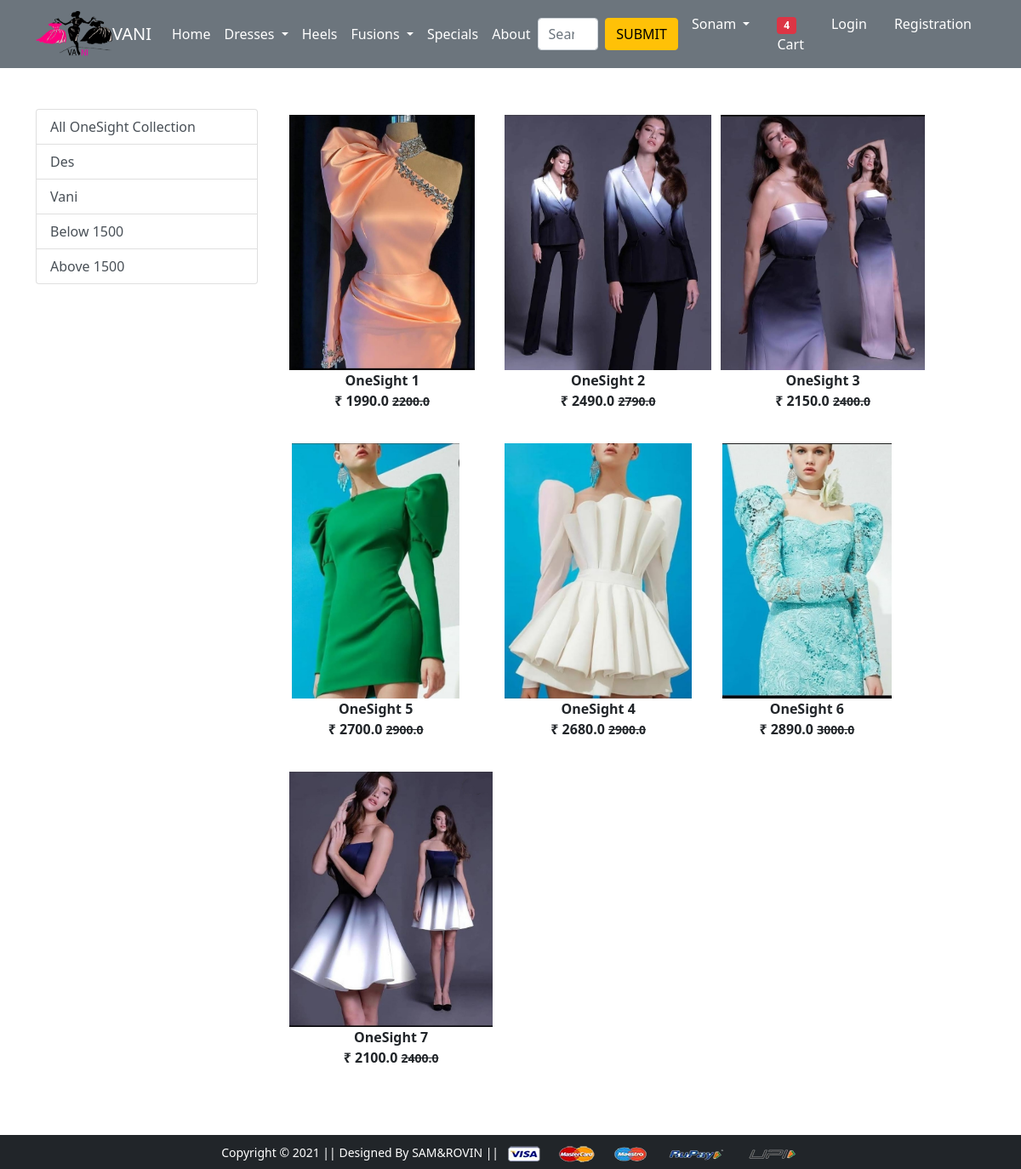
The app's page /onesight/ with its own data.
### app/models.py (models this page shows)
class Product(models.Model):
    title= models.CharField(max_length=100)
    selling_price = models.FloatField()
    discounted_price = models.FloatField()
    description = models.TextField()
    brand = models.CharField(max_length=100)
    category = models.CharField(choices=CATEGORY_CHOICES,max_length=2)
    product_image = models.ImageField(upload_to ='productimg')

### app/views.py (the view)
# urls.py: path('onesight/', views.onesightf, name='onesightf'),
def onesightf(request, data=None):
  if data == None:
    onesight = Product.objects.filter(category='OS')
  elif data == 'des' or data == 'vani' :
    onesight = Product.objects.filter(category='OS').filter(brand=data)
  elif data =='below':
    onesight = Product.objects.filter(category='OS').filter(discounted_price__lt=1500)
  elif data == 'above':
    onesight = Product.objects.filter(category='OS').filter(discounted_price__gt=1500)
  return render(request,'app/onesightf.html', {'onesight':onesight} )

### app/templates/app/onesightf.html (shortened to what this page needs)
{% extends 'app/base.html' %} {% load static %}  {% block main-content %}
<div class="container my-5">
  <div class="row">
    <div class="col-sm-3">
      <div class="list-group">
        <a
          href="{% url 'partyo'%}"
          class="list-group-item list-group-item-action"
          aria-current="true"
          >All OneSight Collection</a
        >
        <a
          href="{% url 'onesightfdata' 'des'%}"
          class="list-group-item list-group-item-action"
          aria-current="true"
          >Des</a
        >
        <a
          href="{% url 'onesightfdata' 'vani'%}"
          class="list-group-item list-group-item-action"
          >Vani</a
        >
        <a
          href="{% url 'onesightfdata' 'below'%}"
          class="list-group-item list-group-item-action"
          >Below 1500</a
        >
        <a
          href="{% url 'onesightfdata' 'above'%}"
          class="list-group-item list-group-item-action"
          >Above 1500</a
        >
      </div>
    </div>
    <div class="col-sm-8">
      <div class="row">
        {%for product in onesight%}
        <div class="col-sm-4 text-center mb-4">
          <a href="{% url 'product-detail' product.id %}" class="btn">
            <div class="item">
              <img src="{{product.product_image.url}}" alt="" height="300" />
              <div class="fw-bold">{{product.title}}</div>
              <div class="fw-bold">
                ₹ {{product.discounted_price}}
                <small class="=fw-light text-decoration-line-through"
                  >{{product.selling_price}}</small
                >
              </div>
            </div>
          </a>
        </div>
        {% endfor %}
      </div>
    </div>
  </div>
</div>
{% endblock main-content %}

### records on screen
Product: product_image (picture), title "OneSight 1", discounted_price "1990.0", selling_price "2200.0"
Product: product_image (picture), title "OneSight 2", discounted_price "2490.0", selling_price "2790.0"
Product: product_image (picture), title "OneSight 3", discounted_price "2150.0", selling_price "2400.0"
Product: product_image (picture), title "OneSight 5", discounted_price "2700.0", selling_price "2900.0"
Product: product_image (picture), title "OneSight 4", discounted_price "2680.0", selling_price "2900.0"
Product: product_image (picture), title "OneSight 6", discounted_price "2890.0", selling_price "3000.0"
Product: product_image (picture), title "OneSight 7", discounted_price "2100.0", selling_price "2400.0"
